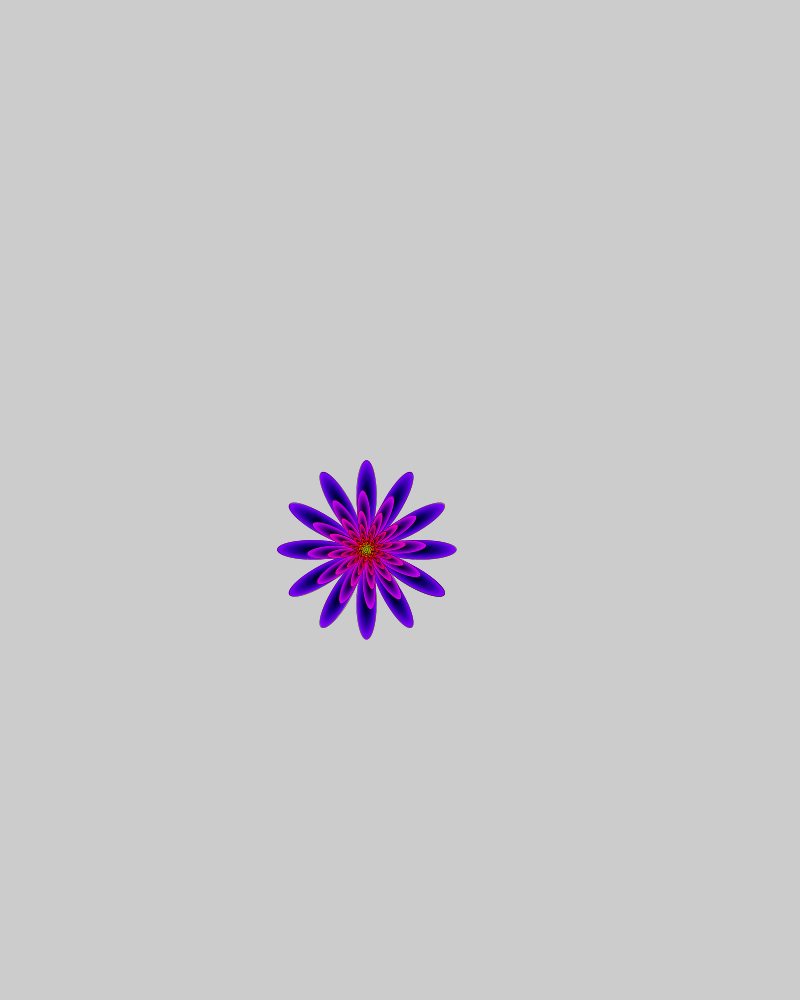
Frame 1 (no input)
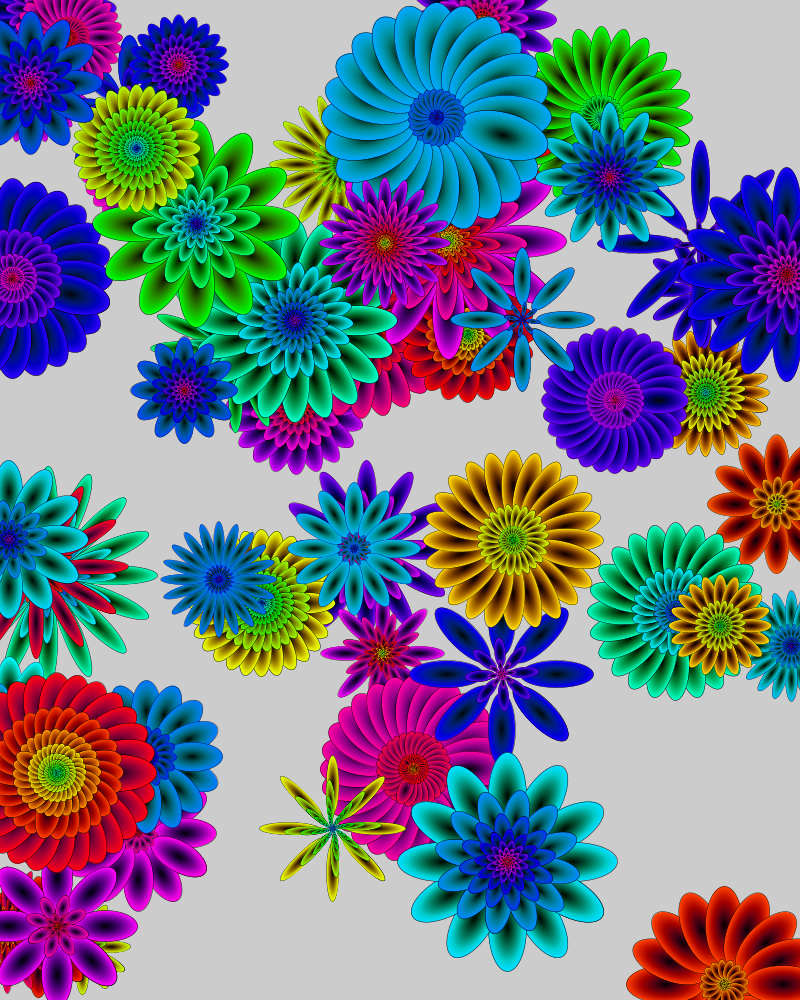
Frame 60 (the mouse pressed at the canvas centre just before this capture)
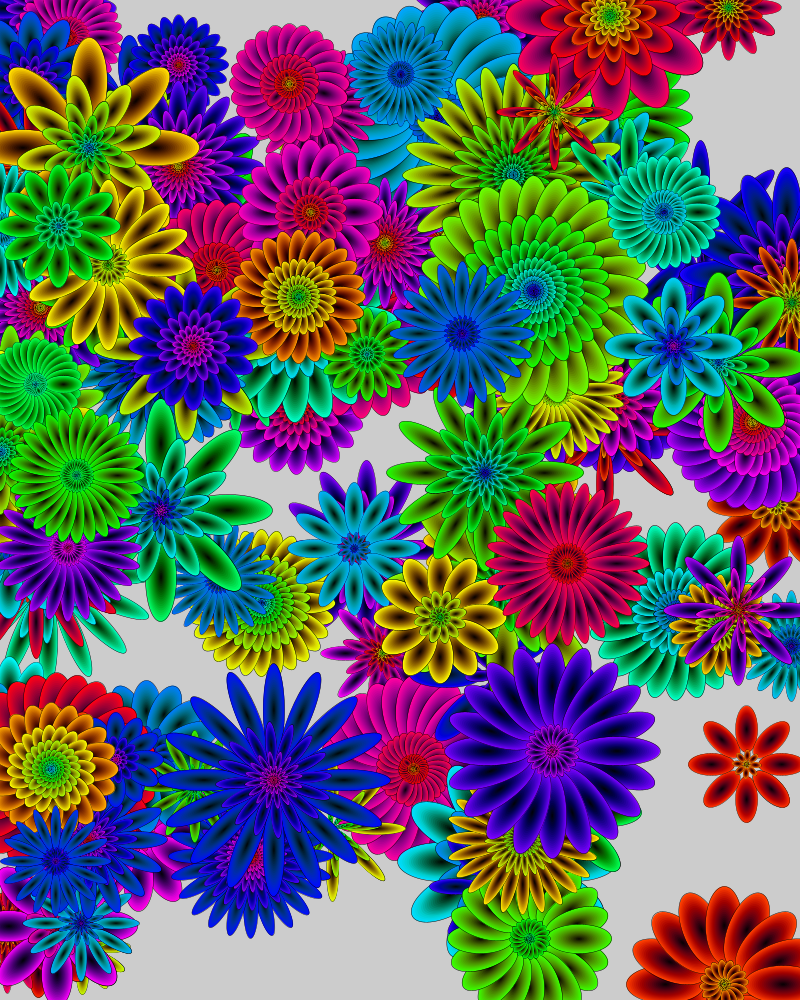
Frame 120 (the mouse held since frame 60 and released just before this capture)

The Processing sketch that drew these frames (run headless with seeded random() and noise(); from frame 60 on, the mouse is pressed at the canvas centre):

// Processing sketch: aula_de_classe_com_flores
// ── aula_de_classe_com_flores.pde
flower f1;
void setup(){
  size(800,1000);
  colorMode(HSB,360,100,100);
  f1 = new flower();
}

void draw(){
  //background((f1.hue+180)% 360, 10,100);
  pushMatrix();
  translate(random(width), random(height));
  scale(random(0.3,0.5));
  f1.display();
  popMatrix();
  f1 = new flower();
}

// ── flower.pde
class flower {
  float hue;
  int petalCount;
  int rowCount;
  float len;
  float wid;
  float rotate;
  flower() {
    hue = random(0, 360);
    petalCount= int(random(2, 8)) * 4;
    len = random(100, 200);
    wid = random(0.2, 0.5);
    rowCount = int(random(4, 10));
    rotate = random(0.5, 2.0);
  }

  void display() {
    stroke(0);
    strokeWeight(1);
    float deltaA = (2*PI)/petalCount;
    float petalen = len;
    pushMatrix();
    for (int r = 0; r < rowCount; r++) {
      for (float angle = 0; angle < 2*PI; angle += deltaA) {
        rotate(deltaA);
        //fill((hue+r*20)%360, 100, 100);
        //ellipse(petalen * 0.75, 0, petalen, petalen*wid);
        petal(petalen * 0.75, 0, petalen, petalen*wid,(hue+r*20)%360);
      }
      rotate(rotate);
      petalen = petalen *(1-3.0/rowCount);
    }
    popMatrix();
  }
  void petal(float x, float y, float lenP, float widP, float hueP) {
    stroke(0);
    for (int i = 20; i > 0; i--) {
      fill((hueP+i*2)%360, 100,5 *i);
      ellipse(x,y,lenP*i/20.0, widP*i/20.0);
      noStroke();
    }
  }
}
